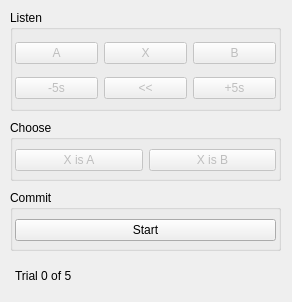
<?xml version="1.0" encoding="UTF-8"?>
<ui version="4.0">
 <class>Widget</class>
 <widget class="QWidget" name="Widget">
  <property name="geometry">
   <rect>
    <x>0</x>
    <y>0</y>
    <width>292</width>
    <height>302</height>
   </rect>
  </property>
  <property name="windowTitle">
   <string>abx-test-qt</string>
  </property>
  <widget class="QWidget" name="verticalLayoutWidget">
   <property name="geometry">
    <rect>
     <x>10</x>
     <y>260</y>
     <width>271</width>
     <height>31</height>
    </rect>
   </property>
   <layout class="QVBoxLayout" name="infoVerticalLayout">
    <property name="leftMargin">
     <number>5</number>
    </property>
    <property name="topMargin">
     <number>5</number>
    </property>
    <property name="rightMargin">
     <number>5</number>
    </property>
    <property name="bottomMargin">
     <number>5</number>
    </property>
    <item>
     <widget class="QLabel" name="trialCountLabel">
      <property name="text">
       <string>Trial 0 of 5</string>
      </property>
     </widget>
    </item>
   </layout>
  </widget>
  <widget class="QGroupBox" name="listenGroupBox">
   <property name="geometry">
    <rect>
     <x>10</x>
     <y>10</y>
     <width>271</width>
     <height>101</height>
    </rect>
   </property>
   <property name="title">
    <string>Listen</string>
   </property>
   <widget class="QWidget" name="gridLayoutWidget">
    <property name="geometry">
     <rect>
      <x>0</x>
      <y>20</y>
      <width>271</width>
      <height>81</height>
     </rect>
    </property>
    <layout class="QGridLayout" name="listenGridLayout">
     <property name="leftMargin">
      <number>5</number>
     </property>
     <property name="topMargin">
      <number>5</number>
     </property>
     <property name="rightMargin">
      <number>5</number>
     </property>
     <property name="bottomMargin">
      <number>5</number>
     </property>
     <item row="0" column="0">
      <widget class="QPushButton" name="APushButton">
       <property name="enabled">
        <bool>false</bool>
       </property>
       <property name="text">
        <string>A</string>
       </property>
      </widget>
     </item>
     <item row="0" column="1">
      <widget class="QPushButton" name="XPushButton">
       <property name="enabled">
        <bool>false</bool>
       </property>
       <property name="text">
        <string>X</string>
       </property>
      </widget>
     </item>
     <item row="1" column="1">
      <widget class="QPushButton" name="rewindPushButton">
       <property name="enabled">
        <bool>false</bool>
       </property>
       <property name="text">
        <string>&lt;&lt;</string>
       </property>
      </widget>
     </item>
     <item row="1" column="0">
      <widget class="QPushButton" name="seekBackPushButton">
       <property name="enabled">
        <bool>false</bool>
       </property>
       <property name="text">
        <string>-5s</string>
       </property>
      </widget>
     </item>
     <item row="1" column="2">
      <widget class="QPushButton" name="seekForwardPushButton">
       <property name="enabled">
        <bool>false</bool>
       </property>
       <property name="text">
        <string>+5s</string>
       </property>
      </widget>
     </item>
     <item row="0" column="2">
      <widget class="QPushButton" name="BPushButton">
       <property name="enabled">
        <bool>false</bool>
       </property>
       <property name="text">
        <string>B</string>
       </property>
      </widget>
     </item>
    </layout>
   </widget>
  </widget>
  <widget class="QGroupBox" name="chooseGroupBox">
   <property name="enabled">
    <bool>true</bool>
   </property>
   <property name="geometry">
    <rect>
     <x>10</x>
     <y>120</y>
     <width>271</width>
     <height>61</height>
    </rect>
   </property>
   <property name="sizePolicy">
    <sizepolicy hsizetype="Minimum" vsizetype="Preferred">
     <horstretch>0</horstretch>
     <verstretch>0</verstretch>
    </sizepolicy>
   </property>
   <property name="title">
    <string>Choose</string>
   </property>
   <widget class="QWidget" name="horizontalLayoutWidget">
    <property name="geometry">
     <rect>
      <x>0</x>
      <y>20</y>
      <width>271</width>
      <height>41</height>
     </rect>
    </property>
    <layout class="QHBoxLayout" name="chooseHorizontalLayout">
     <property name="leftMargin">
      <number>5</number>
     </property>
     <property name="topMargin">
      <number>5</number>
     </property>
     <property name="rightMargin">
      <number>5</number>
     </property>
     <property name="bottomMargin">
      <number>5</number>
     </property>
     <item>
      <widget class="QPushButton" name="chooseAPushButton">
       <property name="enabled">
        <bool>false</bool>
       </property>
       <property name="text">
        <string>X is A</string>
       </property>
      </widget>
     </item>
     <item>
      <widget class="QPushButton" name="chooseBPushButton">
       <property name="enabled">
        <bool>false</bool>
       </property>
       <property name="text">
        <string>X is B</string>
       </property>
      </widget>
     </item>
    </layout>
   </widget>
  </widget>
  <widget class="QGroupBox" name="commitGroupBox">
   <property name="geometry">
    <rect>
     <x>10</x>
     <y>190</y>
     <width>271</width>
     <height>61</height>
    </rect>
   </property>
   <property name="title">
    <string>Commit</string>
   </property>
   <widget class="QWidget" name="horizontalLayoutWidget_2">
    <property name="geometry">
     <rect>
      <x>0</x>
      <y>20</y>
      <width>271</width>
      <height>41</height>
     </rect>
    </property>
    <layout class="QHBoxLayout" name="commitHorizontalLayout">
     <property name="leftMargin">
      <number>5</number>
     </property>
     <property name="topMargin">
      <number>5</number>
     </property>
     <property name="rightMargin">
      <number>5</number>
     </property>
     <property name="bottomMargin">
      <number>5</number>
     </property>
     <item>
      <widget class="QPushButton" name="startPushButton">
       <property name="text">
        <string>Start</string>
       </property>
      </widget>
     </item>
    </layout>
   </widget>
  </widget>
 </widget>
 <resources/>
 <connections/>
</ui>
